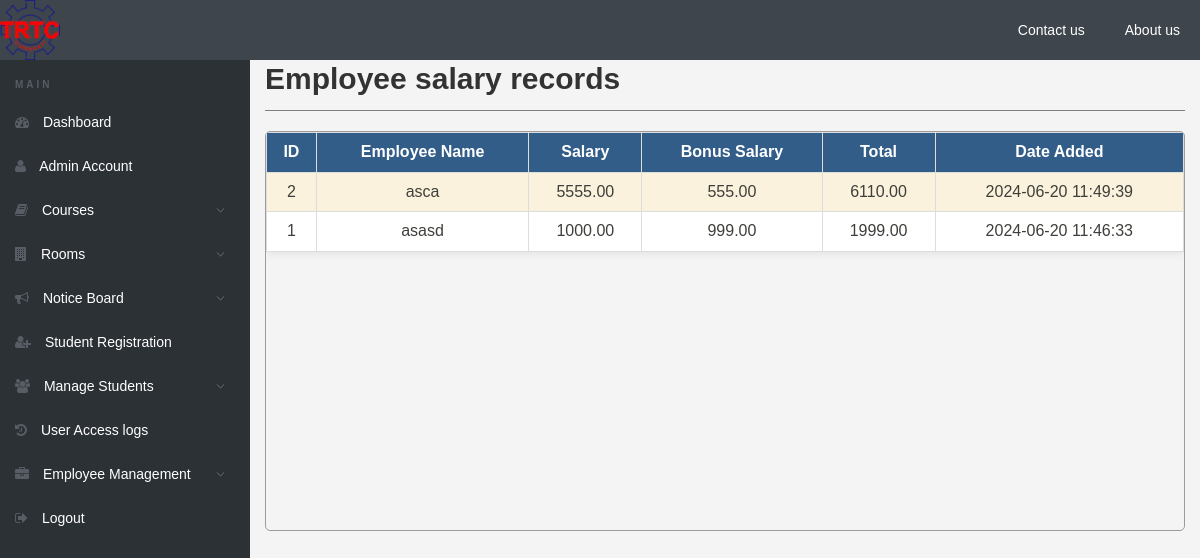
Page /hostel/admin/view-salaries.php (signed in) on the earlier database version.
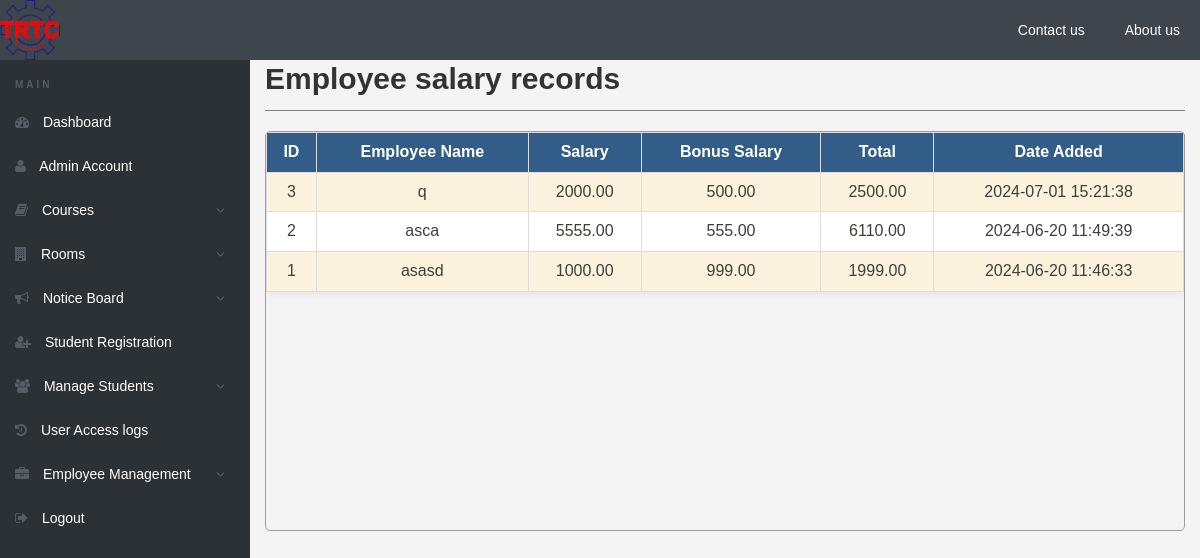
Same page on the later database version.
### tables this page shows
CREATE TABLE `salaries` (
  `id` int(11) NOT NULL,
  `employee_id` int(11) NOT NULL,
  `bonus_salary` decimal(10,2) NOT NULL,
  `date_added` timestamp NOT NULL DEFAULT current_timestamp()
);

CREATE TABLE `employees` (
  `id` int(11) NOT NULL,
  `name` varchar(100) NOT NULL,
  `gender` enum('Male','Female','Other') NOT NULL,
  `employee_type` varchar(50) NOT NULL,
  `designation` varchar(50) NOT NULL,
  `join_date` date NOT NULL,
  `salary` decimal(10,2) NOT NULL,
  `block_number` varchar(10) NOT NULL,
  `address` text DEFAULT NULL,
  `email` varchar(100) NOT NULL,
  `phone_no` varchar(20) NOT NULL,
  `pin` varchar(20) NOT NULL,
  `photo_path` varchar(255) DEFAULT 'default.jpg'
);

### hostel/admin/view-salaries.php (the view, shortened to what this page needs)
<?php
include('includes/config.php');
$sql = "SELECT s.id, e.name as employee_name, e.salary as salary, s.bonus_salary, (e.salary + s.bonus_salary) as total, s.date_added
        FROM salaries s
        INNER JOIN employees e ON s.employee_id = e.id
        ORDER BY s.date_added DESC";
$result = $mysqli->query($sql);
?>
<!DOCTYPE html>
<html lang="en">
<head>
    <link rel="stylesheet" href="css/font-awesome.min.css">
    <link rel="stylesheet" href="css/bootstrap.min.css">
    <link rel="stylesheet" href="css/dataTables.bootstrap.min.css">
    <link rel="stylesheet" href="css/bootstrap-social.css">
    <link rel="stylesheet" href="css/bootstrap-select.css">
    <link rel="stylesheet" href="css/fileinput.min.css">
    <link rel="stylesheet" href="css/awesome-bootstrap-checkbox.css">
    <link rel="stylesheet" href="css/style.css">
    <link rel="stylesheet" href="css/view-salary.css">
</head>
<body>
    <?php include ("includes/header.php"); ?>
    <div class="ts-main-content">
        <?php include ("includes/sidebar.php"); ?>
        <div class="content-wrapper">
            <div class="container-fluid">
                <div class="row">
                    <div class="col-md-12">
                        <h2 class="page-title" style="margin-top:4%">Employee salary records</h2>
                        <div class="box">
                            <table>
                                <thead>
                                    <tr>
                                        <th>ID</th>
                                        <th>Employee Name</th>
                                        <th>Salary</th>
                                        <th>Bonus Salary</th>
                                        <th>Total</th>
                                        <th>Date Added</th>
                                    </tr>
                                </thead>
                                <tbody>
                                    <?php
                                    if ($result->num_rows > 0) {
                                        while ($row = $result->fetch_assoc()) {
                                            echo "<tr>";
                                            echo "<td>" . $row["id"] . "</td>";
                                            echo "<td>" . $row["employee_name"] . "</td>";
                                            echo "<td>" . $row["salary"] . "</td>";
                                            echo "<td>" . $row["bonus_salary"] . "</td>";
                                            echo "<td>" . $row["total"] . "</td>";
                                            echo "<td>" . $row["date_added"] . "</td>";
                                            echo "</tr>";
                                        }
                                    } else {
                                        echo "<tr><td colspan='6'>No bonus records found</td></tr>";
                                    }
                                    ?>
                                </tbody>
                            </table>
                        </div>
                    </div>
                </div>
            </div>
        </div>
    </div>
</body>
</html>

### hostel/admin/includes/header.php (shortened to what this page needs)
<head>
	<link rel="stylesheet" href="css/head-side.css">
</head>
<?php if($_SESSION['id'])
{ ?><div class="brand clearfix" style="height:60px">
		<a href="https://trtcguwahati.org/"><img class="image" src="img/logo.png" style="height:60px; width:60px" alt="logo"></a>
		<ul class="ts-profile-nav">
            <li>
                <a href="https://trtcguwahati.org/contact.html">Contact us</a>
            </li>
            <li>
                <a href="https://trtcguwahati.org/about.html">About us</a>
            </li>
        </ul>
	</div>
	<?php } ?>

### hostel/admin/includes/sidebar.php (shortened to what this page needs)
<head>
</head>
<body>
    <nav class="ts-sidebar">
        <ul class="ts-sidebar-menu">
            <li class="ts-label">Main</li>
            <li><a href="dashboard.php"><i class="fa fa-tachometer"></i> Dashboard</a></li>
            <li><a href="admin-profile.php"><i class="fa fa-user"></i> Admin Account</a></li>
            <li><a href="#"><i class="fa fa-book"></i> Courses</a>
            </li>
            <li><a href="#"><i class="fa fa-building"></i> Rooms</a>
            </li>
            <li><a href="#"><i class="fa fa-bullhorn"></i> Notice Board</a>
            </li>
            <li><a href="registration.php"><i class="fa fa-user-plus"></i> Student Registration</a></li>
            <li class="menu-item-has-children">
                <a href="#"><i class="fa fa-users"></i> Manage Students</a>
            </li>
            <li><a href="access-log.php"><i class="fa fa-history"></i> User Access logs</a></li>
            <li><a href="#"><i class="fa fa-briefcase"></i> Employee Management</a>
            </li>
            <li><a href="logout.php"><i class="fa fa-sign-out"></i> Logout</a></li>
        </ul>
    </nav>
</body>

### hostel/admin/css/style.css (style rules this page uses)
html { font-size: 14px; }
@media only screen and (min-width: 480px) { html { font-size: 17px; } }
@media only screen and (min-width: 768px) { html { font-size: 14px; } }
body { font-size: 1em; }
a { color: #37a6c4; }
ul, li { margin: 0; padding: 0; list-style: none; }
.page-title { padding-bottom: 15px; margin-bottom: 20px; border-bottom: 1px solid #f0f0f0; }
.brand { background: #3e454c; position: relative; z-index: 3; position: fixed; width: 100%; top: 0; }
.brand .ts-profile-nav { float: right; display: none; }
.brand .ts-profile-nav li { float: left; position: relative; }
.brand .ts-profile-nav li a { display: block; padding: 20px; color: #fff; }
@media only screen and (min-width: 992px) { .brand .ts-profile-nav { display: block; } }
.ts-sidebar { background: #2c3136; max-height: 0; transition: max-height 0.3s; overflow: hidden; position: fixed; z-index: 2; width: 100%; bottom: 0; top: 60px; overflow-y: auto; }
@media only screen and (min-width: 992px) { .ts-sidebar { max-height: 100%; bottom: 0; } }
.ts-sidebar-menu .ts-label { color: #585c64; font-weight: bold; padding: 8px 15px; text-transform: uppercase; font-size: 10px; letter-spacing: 3px; margin-top: 10px; }
.ts-sidebar-menu a { display: block; text-decoration: none; padding: 12px 15px; color: #fff; }
.ts-sidebar-menu li { position: relative; }
.ts-sidebar-menu li i { color: #585c64; margin-right: 10px; }
.ts-main-content .content-wrapper { padding-top: 15px; margin-top: 10px; }
@media only screen and (min-width: 992px) { .ts-main-content .ts-sidebar { width: 250px; float: left; } }
@media only screen and (min-width: 992px) { .ts-main-content .content-wrapper { margin-left: 250px; } }
body { font-family: Arial, sans-serif; background-color: #f4f4f4; margin: 0; padding: 0; }
h2 { color: #333; margin-bottom: 20px; font-size: 24px; }
.content-wrapper { margin-top: 50px; }
.page-title { margin-bottom: 20px; font-size: 28px; color: #333; }

### hostel/admin/css/view-salary.css (style rules this page uses)
body { font-family: Arial, sans-serif; }
.page-title { font-size: 30px; font-weight: bold; margin-bottom: 20px; border-bottom: 1px solid grey; margin-top: 30px; }
table { width: 100%; border-collapse: collapse; margin: 0 0 20px 0; font-size: 16px; text-align: left; background-color: #fff; box-shadow: 0 0 10px rgba(0, 0, 0, 0.1); border: 0px; }
thead { background-color: #325d88; color: #fff; }
th, td { padding: 12px 15px; border: 1px solid #ddd; text-align: center; }
th { text-align: center; }
tbody tr:nth-child(odd) { background-color: #fbf2dd; }
.box { border: 1px solid rgb(156, 156, 156); height: 400px; border-radius: 5px; overflow-y: auto; }

### hostel/admin/css/head-side.css (style rules this page uses)
.image { position: fixed; top: 0px; left: 0px; }

### hostel/admin/view-salaries.php (style rules this page uses)
table { width: 100%; border-collapse: collapse; }
th, td { border: 1px solid #ddd; padding: 8px; }
th { cursor: pointer; }

Differences in the rows shown:
added salaries: id "3", employee.name "q", employee.salary "2000.00", bonus_salary "500.00", total "2500.00", date_added "2024-07-01 15:21:38"
